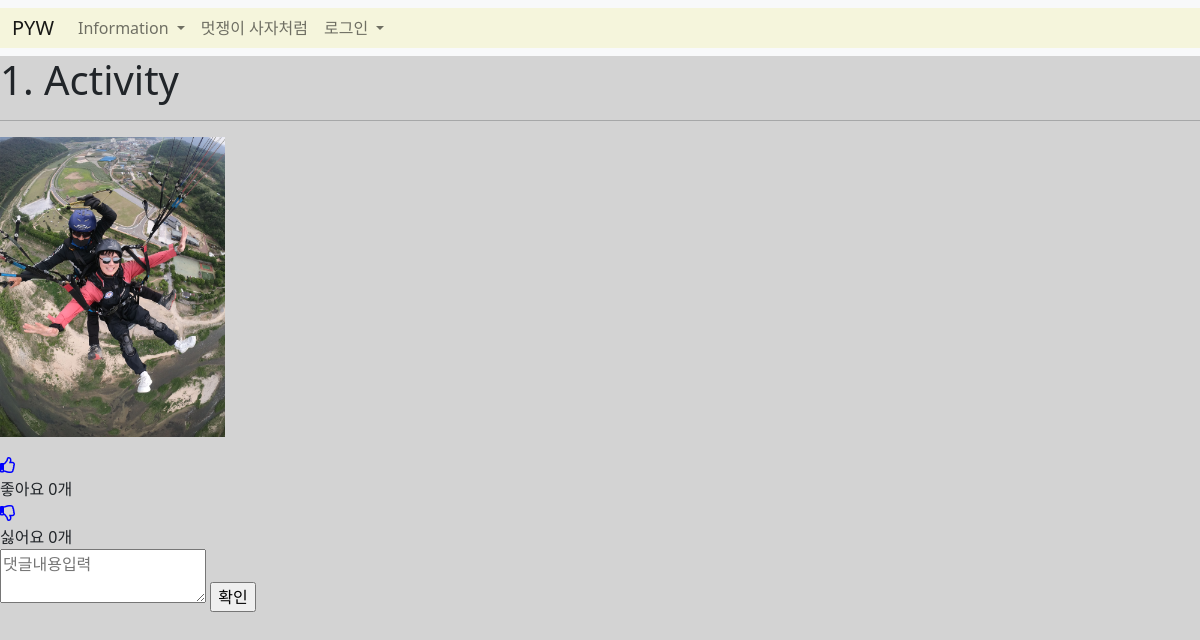
Screenshot of /favorite/7/ with the database file from the repository.
### main/models.py (models this page shows)
class Favorite(models.Model):
    id = models.AutoField(primary_key=True)
    writer = models.ForeignKey(User, on_delete=models.CASCADE)
    favo_title = models.CharField(max_length=100)
    favo_image = models.ImageField(upload_to = 'favorites/', blank=True, null=True)
    favo_like_user_set = models.ManyToManyField(User, blank=True, related_name='favorite_likes_user_set', through='FavoriteLike')
    favo_dislike_user_set = models.ManyToManyField(User, blank=True, related_name='favorite_dislikes_user_set', through='FavoriteDislike')
    @property
    def like_count(self):
        return self.favo_like_user_set.count()
    @property
    def dislike_count(self):
        return self.favo_dislike_user_set.count()

### main/views.py (the view)
# urls.py: path('favorite/<int:id>/', favorite_detail, name='favorite_detail'),
def favorite_detail(request, id):
    favorite = get_object_or_404(Favorite, pk = id)
    all_comments = favorite.favoritecomments.all().order_by('-created_at')
    return render(request, 'main/favorite_detail.html', {'favorite':favorite, 'comments':all_comments})

### main/templates/main/favorite_detail.html (shortened to what this page needs)
{% extends 'base.html' %}
{% load static %}
{% block content %}
<h1>{{favorite.favo_title}}</h1>
<hr>
{% if favorite.favo_image %}
    <p><img src="{{ favorite.favo_image.url }}" alt='사진' style="height: 300px;"></p>
{% endif %}
<span href="#" class="like" name ="{{post.id}}" value="Like">
    {% if user in favorite.like_user_set.all %}
        <div class="alt-service-icon">
            <i class="fas fa-thumbs-up" id="like-icon" style="color:blue;"></i>
        </div>
    {% else %}
            <div class="alt-service-icon">
            <i class="far fa-thumbs-up" id="like-icon" style="color:blue;"></i>
        </div>
    {% endif %}
        <span id="count-{{ post.id }}" class="alt-services-title font-alt">
            좋아요
        {% if favorite.like_count == 0 %}
            0개
        {% else %}
            {{ favorite.like_count }}개
        {% endif %}
        </span>
</span>
<span href="#" class="dislike" name ="{{post.id}}" value="Dislike">
    {% if user in favorite.dislike_user_set.all %}
        <div class="alt-service-icon">
            <i class="fas fa-thumbs-down" id="dislike-icon" style="color:blue;"></i>
        </div>
    {% else %}
            <div class="alt-service-icon">
            <i class="far fa-thumbs-down" id="dislike-icon" style="color:blue;"></i>
        </div>
    {% endif %}
        <span id="dis_count-{{ post.id }}" class="alt-services-title font-alt">
            싫어요
        {% if favorite.dislike_count == 0 %}
            0개
        {% else %}
            {{ favorite.dislike_count }}개
        {% endif %}
        </span>
</span>
<div>
    <form action="{%url 'main:favorite_create_comment' favorite.id%}" method="POST">
        <textarea name="content" placeholder="댓글내용입력"></textarea>
        <input type="submit" value="확인">
    </form>
</div>
{% endblock %}

### basic/static/css/style.css (style rules this page uses)
body { width: 100%; height: 100%; }

### rows the page displays
Favorite: favo_title "1. Activity", favo_image (picture)
